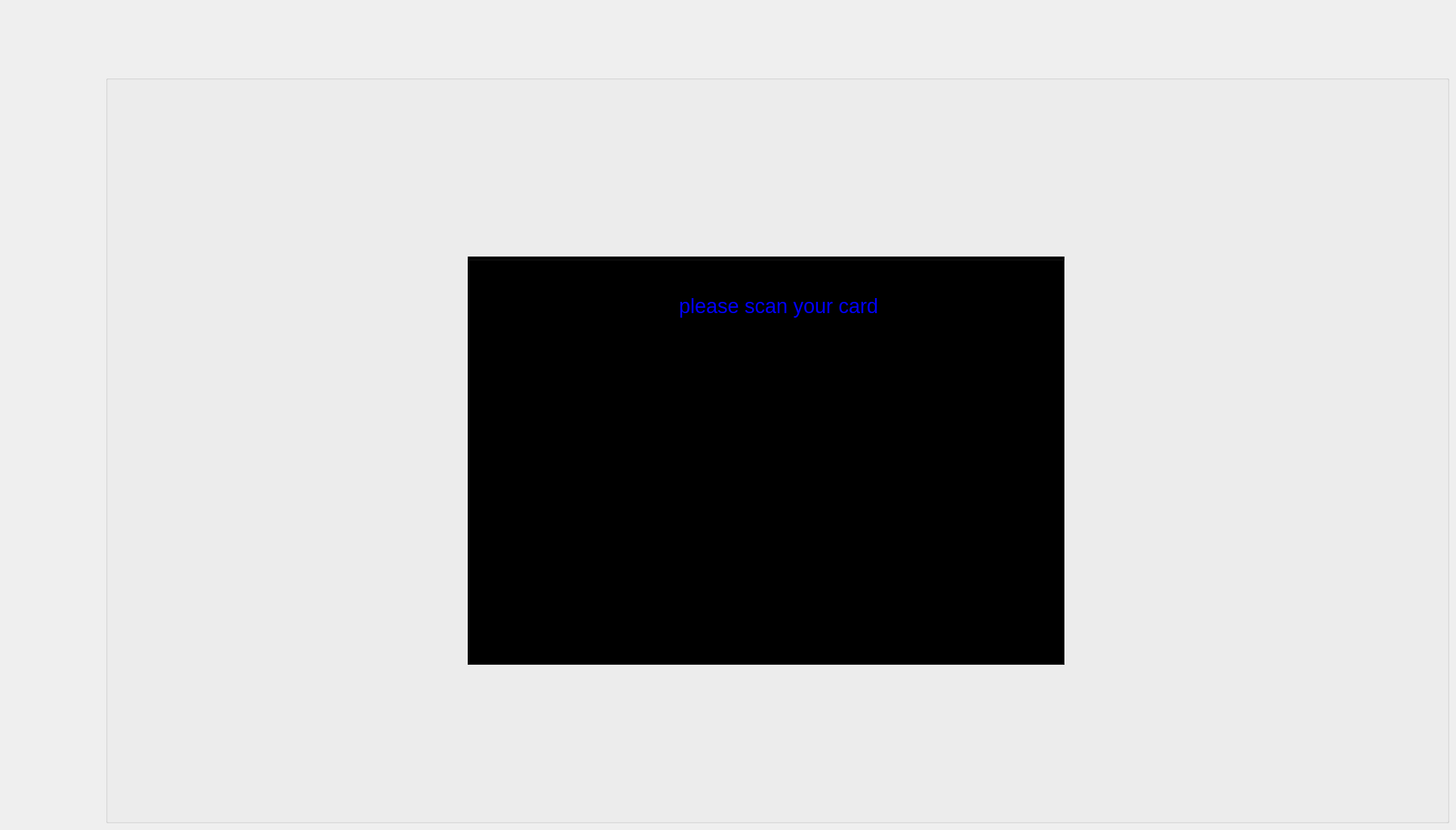
   <widget class="QWidget" name="cardid">
    <property name="styleSheet">
     <string notr="true"/>
    </property>
    <widget class="QGroupBox" name="groupBox_4">
     <property name="geometry">
      <rect>
       <x>140</x>
       <y>100</y>
       <width>1781</width>
       <height>991</height>
      </rect>
     </property>
     <property name="styleSheet">
      <string notr="true">background:url(&quot;Annotation 2024-04-24 082733m&quot;);</string>
     </property>
     <property name="title">
      <string/>
     </property>
     <widget class="QGroupBox" name="groupBox_5">
      <property name="geometry">
       <rect>
        <x>480</x>
        <y>240</y>
        <width>791</width>
        <height>541</height>
       </rect>
      </property>
      <property name="styleSheet">
       <string notr="true">background:black;</string>
      </property>
      <property name="title">
       <string/>
      </property>
      <widget class="QLabel" name="label_43">
       <property name="geometry">
        <rect>
         <x>280</x>
         <y>30</y>
         <width>271</width>
         <height>71</height>
        </rect>
       </property>
       <property name="font">
        <font>
         <pointsize>20</pointsize>
        </font>
       </property>
       <property name="styleSheet">
        <string notr="true">color:blue;</string>
       </property>
       <property name="text">
        <string>please scan your card</string>
       </property>
      </widget>
      <widget class="QLabel" name="label_44">
       <property name="geometry">
        <rect>
         <x>220</x>
         <y>410</y>
         <width>400</width>
         <height>41</height>
        </rect>
       </property>
       <property name="font">
        <font>
         <pointsize>18</pointsize>
        </font>
       </property>
       <property name="styleSheet">
        <string notr="true">color:blue;</string>
       </property>
       <property name="text">
        <string/>
       </property>
      </widget>
     </widget>
    </widget>
   </widget>
